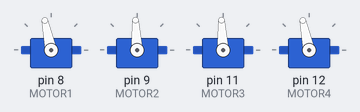
This sketch was run on a simulated Arduino Uno, built with avr-gcc and run on an emulated ATmega328P. Shown: 4 × servo. What the sketch prints to the serial monitor is not drawn.

Above: at 2.05 s.
Timing chart, 0 to 27.3 s (numbered marks = the images above):
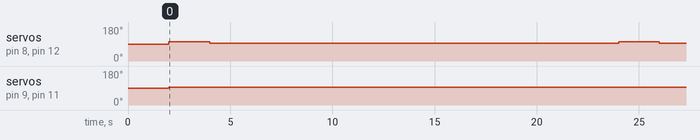

Measured:
- by itself, servo on pin 8 (MOTOR1), servo on pin 12 (MOTOR4): alternates 102° for 2.0 s and 93° for 20.0 s
- by itself, servo on pin 9 (MOTOR2), servo on pin 11 (MOTOR3): 90° → 93° at 2.0 s

The sketch:

test_motors.ino
```cpp
#include <Servo.h>
#include <Wire.h>

Servo MOTOR1;
Servo MOTOR2;
Servo MOTOR3;
Servo MOTOR4;

void setup() {
  Serial.begin(9600);
  Wire.begin();
  MOTOR1.attach(8);
  MOTOR2.attach(9);
  MOTOR3.attach(11);
  MOTOR4.attach(12);
  delay(2000);

}

void loop() {
  // put your main code here, to run repeatedly:
  Serial.print("hi");
  run_motors(1600, 1500, 1500, 1600);
  delay(2000);
  run_motors(1500, 1500, 1500, 1500);
  delay(20000);

//  run_motors(1500,1500,1500,1500);
//  delay(2000);
//  run_motors(1700,1700,1700,1700);
//  delay(2000);
//  run_motors(1500,1500,1500,1500);
//  delay(10000);

//  run_motors_write(150,150,150,150);
//  delay(2000);
}


void run_motors(int m1val, int m2val, int m3val, int m4val)
{
  MOTOR1.writeMicroseconds(m1val);
  MOTOR2.writeMicroseconds(m2val);
  MOTOR3.writeMicroseconds(m3val);
  MOTOR4.writeMicroseconds(m4val);

}

void run_motors_write(int m1val, int m2val, int m3val, int m4val)
{
  MOTOR1.write(m1val);
  MOTOR2.write(m2val);
  MOTOR3.write(m3val);
  MOTOR4.write(m4val);

}
```
